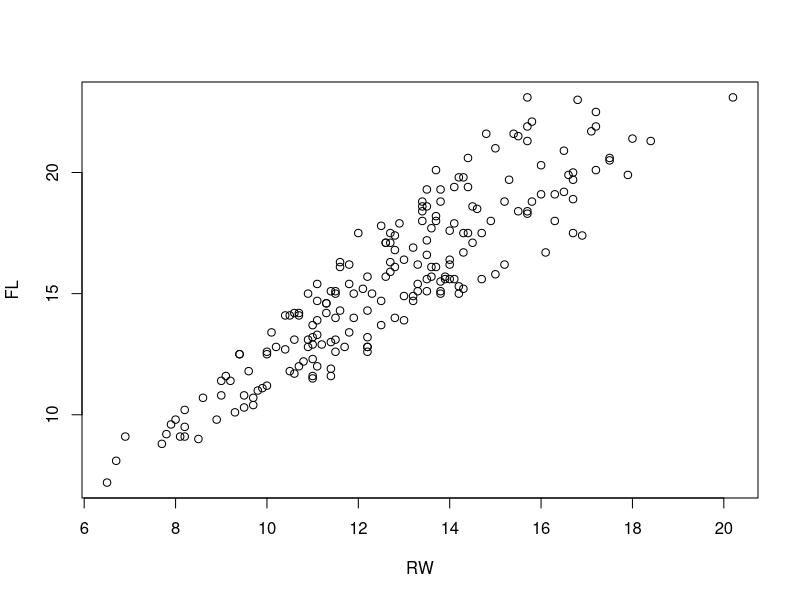
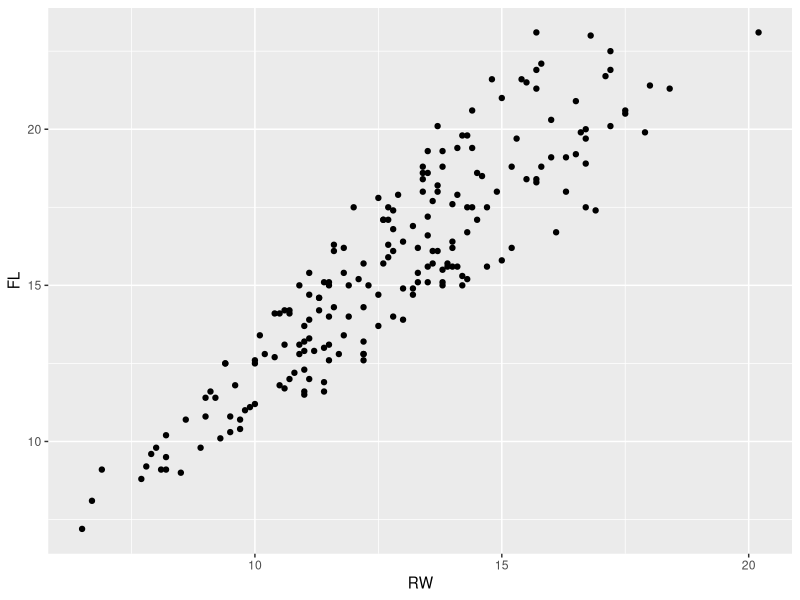
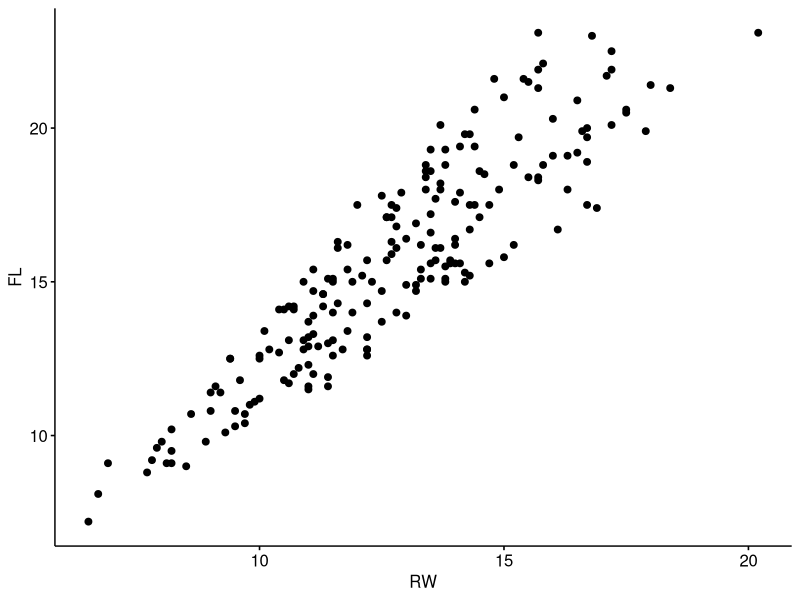
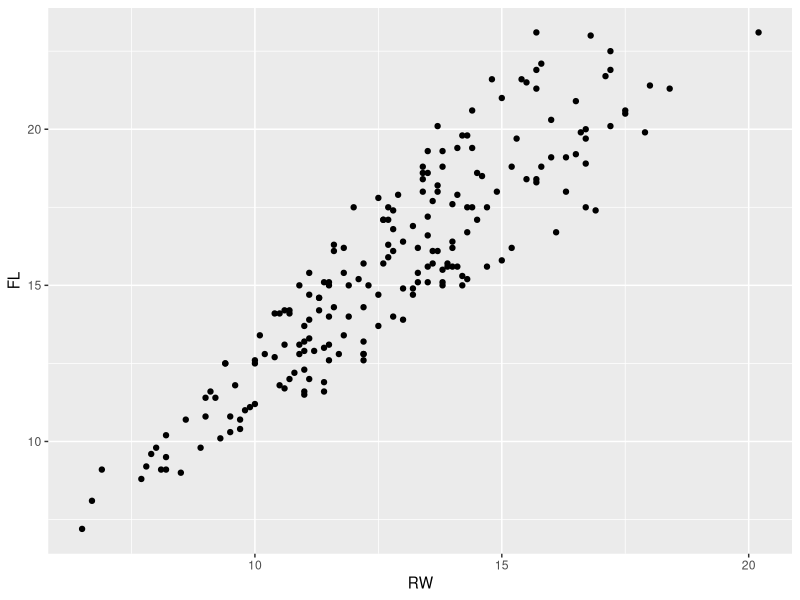

The R source for these figures, in order:
## ---- chunk 1
knitr::opts_chunk$set(warnings = FALSE, message = FALSE,fig.height = 3, fig.width = 5)
## ---- chunk 2
library(MASS)
## ---- chunk 3
data(crabs)
## ---- chunk 4
plot(FL ~ RW, data = crabs)
## ---- chunk 5
library(ggplot2)
## ---- chunk 6
qplot(y=FL,x= RW, data = crabs)
## ---- chunk 7
library(ggpubr)
## ---- chunk 8
ggscatter(data = crabs,y = "FL", x = "RW") # use quotes!
## ---- chunk 9
#load cowplot
library(cowplot)

#make the graph
qplot(data = crabs, y = FL, x = RW)
